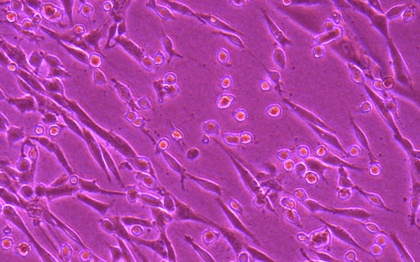
%> input picture 48Hrs/1_20x.jpg, 420 x 262 px, shrunk from 1920 x 1200 before the run
$ octave Test_3_Paper.m   (GNU Octave 9; MATLAB toolbox functions it lacks are replaced by stand-ins)
%> lines starting %> are read from the running program, lines starting %| are printed output that depends on the picture; in (x1, y1, x2, y2) boxes, pixels count from 0 and x2, y2 are one past the last pixel; in counts of white or black regions, pixels touching at a corner belong together; the program's own positions count from 1
grayImage = imread('1_20x.jpg');
%> grayImage is the input picture: size 262x420x3 uint8; mean R, G, B 176.1, 65.8, 167.9

if size(grayImage, 3) == 3
    grayImage = rgb2gray(grayImage);
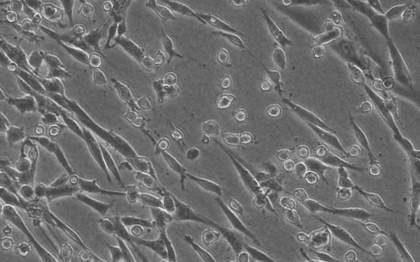
%> grayImage: size 262x420 uint8; min 58, max 227, mean 110.4
end

% Step 1: Preprocess
bw = imbinarize(grayImage);
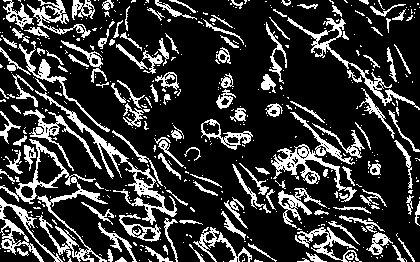
%> bw: size 262x420 logical; 21.2% white in thin lines or dots
bw = bwareaopen(bw, 50);
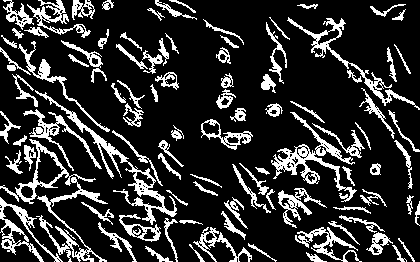
%> bw: size 262x420 logical; 18.8% white; 97 white regions, largest, box (x1, y1, x2, y2) and area: (35, 90, 177, 225) 1509, (271, 112, 357, 202) 1460, (36, 177, 108, 262) 1062
labeled = bwlabel(bw);
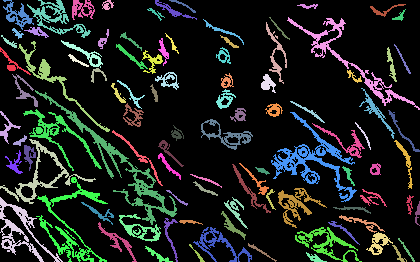
%> labeled: size 262x420 double; 98 distinct labels, from 0 to 97; one colour per label, 0 black
stats = regionprops(labeled, 'PixelList');
%> stats = 97 items

% Step 2: Extract segments and fit ellipses
L = {stats.PixelList};
%> L = 97 items
G = length(L);
%> G = 97
E = cell(G, 1);
%> E = 97 items
for k = 1:G
    E{k} = fit_ellipse(double(L{k}(:,1)), double(L{k}(:,2)));
end
%> this loop made 97 passes
%> (I in fit_ellipse, a in fit_ellipse, b in fit_ellipse, cos_phi in fit_ellipse, sin_phi in fit_ellipse, Ao in fit_ellipse, Au in fit_ellipse, Av in fit_ellipse) on passes 1 to 6: ([2; 3], [2.78e-07; 0.000333; -0.000301; -0.0232; 0.0353; -1], 0.418, 0.914, 0.406, -1, -0.00685, 0.0417), ([2; 3], [0.000147; -8.8e-05; -5.88e-05; 0.00784; 0.0155; -1], -0.202, 0.98, -0.201, -1, 0.00457, 0.0167), ([2; 3], [1.73e-05; -8.28e-06; -3.55e-05; -0.000436; 0.0122; -1], -0.0778, 0.997, -0.0777, -1, -0.00139, 0.0122), ([2; 3], [-1.45e-05; 6.7e-05; -2.44e-05; -0.0154; 0.00999; -1], 0.712, 0.757, 0.653, -1, -0.00512, 0.0176), ([2; 3], [-4.83e-06; 0.000591; -0.000672; -0.0256; 0.0522; -1], 0.362, 0.935, 0.355, -1, -0.00545, 0.0579), ([2; 3], [0.00724; 0.00192; -0.00891; -0.303; 0.236; 1], 0.0591, 0.998, 0.059, 1, -0.289, 0.253)
%> (I in fit_ellipse, a in fit_ellipse, b in fit_ellipse, cos_phi in fit_ellipse, sin_phi in fit_ellipse, Ao in fit_ellipse, Au in fit_ellipse, Av in fit_ellipse) on pass 17: ([2; 3], [2.85e-05; 3.19e-06; -2.35e-05; -0.0044; 0.0103; -1], 0.0307, 1, 0.0307, -1, -0.00409, 0.0104)

% [14 lines of commented-out code are left out]
figure;
imshow(grayImage); hold on;
title('Fitted Ellipses');

for k = 1:length(E)
    if isempty(E{k}) || ~isfield(E{k}, 'Xdata') || isempty(E{k}.Xdata)
        continue;
    end
    plot(E{k}.Xdata, E{k}.Ydata, 'r-', 'LineWidth', 1.5);  % ellipse outline
    plot(E{k}.X0, E{k}.Y0, 'b+', 'MarkerSize', 6, 'LineWidth', 1);  % ellipse center
    text(E{k}.X0, E{k}.Y0, num2str(k), 'Color', 'y', 'FontSize', 10);  % index label
end
%> this loop made 97 passes
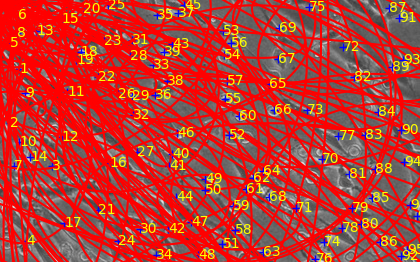
%> figure redrawn from the program's plot data; its title reads 'Fitted Ellipses'

hold off;


% --- Function Definitions Below ---

function ellipse_t = fit_ellipse(x, y)
x = x(:);
y = y(:);
D = [x.^2, x.*y, y.^2, x, y, ones(size(x))];
S = D'*D;
C = zeros(6);
C(1,3) = -2;
C(2,2) = 1;
C(3,1) = -2;

[gevec, geval] = eig(S,C);
I = find(real(diag(geval)) > 0 & ~isinf(diag(geval)));
a = real(gevec(:, I(1)));

b = 0.5 * atan2(a(2), a(1) - a(3));
cos_phi = cos(b);
sin_phi = sin(b);
Ao = a(6);
Au = a(4)*cos_phi + a(5)*sin_phi;
Av = -a(4)*sin_phi + a(5)*cos_phi;
Auu = a(1)*cos_phi^2 + a(3)*sin_phi^2 + a(2)*cos_phi*sin_phi;
Avv = a(1)*sin_phi^2 + a(3)*cos_phi^2 - a(2)*cos_phi*sin_phi;

tuCentre = -0.5 * [Au/Auu; Av/Avv];
xy = [cos_phi, sin_phi; -sin_phi, cos_phi]' * tuCentre;

ellipse_t.X0 = xy(1);
ellipse_t.Y0 = xy(2);
ellipse_t.phi = b;
ellipse_t.a = sqrt(abs(-Ao/Auu));
ellipse_t.b = sqrt(abs(-Ao/Avv));
ellipse_t.X0_in = ellipse_t.X0;
ellipse_t.Y0_in = ellipse_t.Y0;

theta = linspace(0, 2*pi, 100);
ellipse_t.Xdata = ellipse_t.X0 + ellipse_t.a * cos(theta) * cos(ellipse_t.phi) - ellipse_t.b * sin(theta) * sin(ellipse_t.phi);
ellipse_t.Ydata = ellipse_t.Y0 + ellipse_t.a * cos(theta) * sin(ellipse_t.phi) + ellipse_t.b * sin(theta) * cos(ellipse_t.phi);
end

% [63 lines left out: functions mergeEllipses, refineEllipses, not called in this run]

function isTrue = satisfies_case1(Ei, Ej, Eij)
isTrue = abs(Ei.a - Eij.a) < 5 && abs(Ej.b - Eij.b) < 5;
end

function isTrue = satisfies_case2(Ei, Ej, Eij)
isTrue = Eij.a > 100;
end

function isTrue = satisfies_case3(Ei, Ej, Eij)
isTrue = Eij.b < 5;
end

% [12 lines left out: function ellipse_fit_error, not called in this run]

$ run again, with 48Hrs/10_10x.jpg copied over 48Hrs/1_20x.jpg
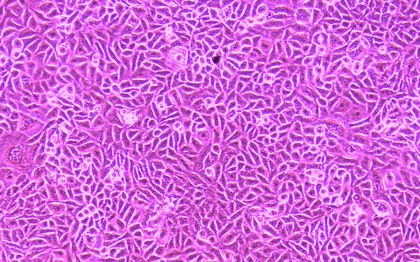
%> input picture 48Hrs/10_10x.jpg, 420 x 262 px, shrunk from 1920 x 1200 before the run
%> grayImage is the input picture: size 262x420x3 uint8; mean R, G, B 212.2, 105.8, 220.5
%> grayImage: size 262x420 uint8
%> `bw = imbinarize(grayImage);`:
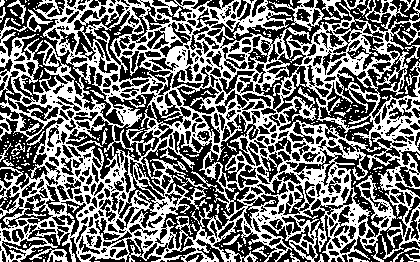
%> bw: size 262x420 logical; 44.2% white in thin lines or dots
%> stats = 11 items
%> G = 11
%> `E = cell(G, 1);`: E = {[], [], [], [], [], [], [], [], [], [], []}
%> the loop `for k = 1:G` made 11 passes
%> (I in fit_ellipse, a in fit_ellipse, b in fit_ellipse, cos_phi in fit_ellipse, sin_phi in fit_ellipse, Ao in fit_ellipse, Au in fit_ellipse, Av in fit_ellipse) on passes 1 to 4: ([2; 3], [0.00046; 2.66e-05; -0.00121; -0.201; 0.313; 1], 0.00797, 1, 0.00797, 1, -0.198, 0.315), ([1; 3], [-0.00459; 0.000965; 0.0028; 0.159; -0.0844; -1], 1.51, 0.0648, 0.998, -1, -0.0739, -0.165), ([2; 3], [2.27e-06; 6.38e-06; -1.68e-05; -0.00186; 0.00824; -1], 0.161, 0.987, 0.161, -1, -0.000518, 0.00843), ([2; 3], [-2.59e-06; -9.27e-06; -5.78e-06; 0.00345; 0.00495; -1], -0.62, 0.814, -0.581, -1, -7.18e-05, 0.00603)
%> after the loop `for k = 1:G`: E = 11 items
%> the loop `for k = 1:length(E)` made 11 passes
%> after the loop `for k = 1:length(E)`:
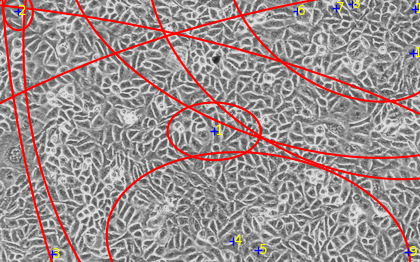
%> figure redrawn from the program's plot data; its title reads 'Fitted Ellipses'

$ run again, with 48Hrs/10_20x.jpg copied over 48Hrs/1_20x.jpg
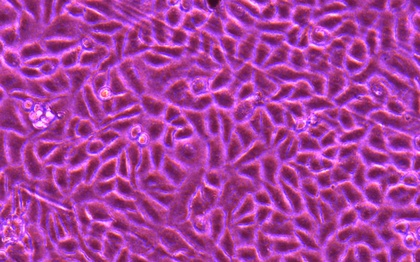
%> input picture 48Hrs/10_20x.jpg, 420 x 262 px, shrunk from 1920 x 1200 before the run
%> grayImage is the input picture: size 262x420x3 uint8; mean R, G, B 167, 61.4, 158.3
%> grayImage: size 262x420 uint8
%> `labeled = bwlabel(bw);`:
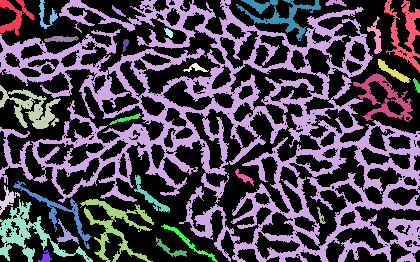
%> labeled: size 262x420 double; 29 distinct labels, from 0 to 28; one colour per label, 0 black
%> stats = 28 items
%> G = 28
%> E = 28 items
%> the loop `for k = 1:G` made 28 passes
%> (a in fit_ellipse, b in fit_ellipse, cos_phi in fit_ellipse, sin_phi in fit_ellipse, Ao in fit_ellipse, Au in fit_ellipse, Av in fit_ellipse, Auu in fit_ellipse) on passes 1 to 4: ([0.0209; 0.000642; -0.0238; -0.792; 0.814; 1], 0.00718, 1, 0.00718, 1, -0.786, 0.82, 0.0209), ([8.83e-05; 3.75e-05; -0.000249; -0.041; 0.0529; 1], 0.0552, 0.998, 0.0552, 1, -0.038, 0.0551, 8.93e-05), ([3.72e-05; 9.31e-06; -8.73e-05; -0.00341; 0.0191; -1], 0.0373, 0.999, 0.0373, -1, -0.0027, 0.0192, 3.74e-05), ([-1.63e-05; 4.88e-05; 2.39e-05; -0.00927; -0.0098; 1], 1.13, 0.426, 0.905, 1, -0.0128, 0.00421, 3.54e-05)
%> the loop `for k = 1:length(E)` made 28 passes
%> after the loop `for k = 1:length(E)`:
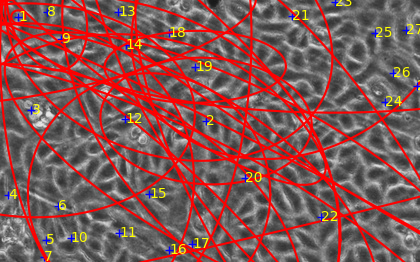
%> figure redrawn from the program's plot data; its title reads 'Fitted Ellipses'

$ run again, with 48Hrs/11_10x.jpg copied over 48Hrs/1_20x.jpg
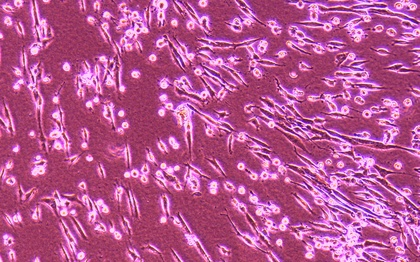
%> input picture 48Hrs/11_10x.jpg, 420 x 262 px, shrunk from 1920 x 1200 before the run
%> grayImage is the input picture: size 262x420x3 uint8; mean R, G, B 182.8, 86.3, 145.3
%> grayImage: size 262x420 uint8
%> `labeled = bwlabel(bw);`:
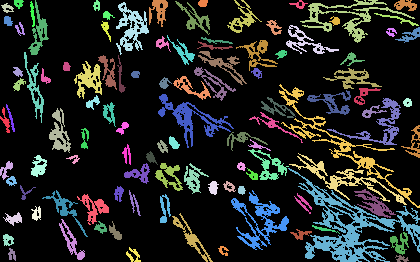
%> labeled: size 262x420 double; 107 distinct labels, from 0 to 106; one colour per label, 0 black
%> stats = 106 items
%> G = 106
%> E = 106 items
%> the loop `for k = 1:G` made 106 passes
%> (a in fit_ellipse, b in fit_ellipse, cos_phi in fit_ellipse, sin_phi in fit_ellipse, Ao in fit_ellipse, Au in fit_ellipse, Av in fit_ellipse, Auu in fit_ellipse) on passes 1, 3, 4, 6: ([0.000754; -0.000191; -6.25e-05; 0.015; 0.016; -1], -0.115, 0.993, -0.115, -1, 0.0131, 0.0176, 0.000765), ([0.0116; 0.0426; -0.0356; -0.576; 0.299; 1], 0.368, 0.933, 0.359, 1, -0.43, 0.486, 0.0198), ([8.64e-06; -1.68e-05; -1.96e-05; 0.00343; 0.00887; -1], -0.267, 0.964, -0.264, -1, 0.00096, 0.00946, 1.09e-05), ([0.00392; 0.000782; -0.00314; -0.0837; 0.127; -1], 0.0551, 0.998, 0.0551, -1, -0.0765, 0.132, 0.00394)
%> the loop `for k = 1:length(E)` made 106 passes
%> after the loop `for k = 1:length(E)`:
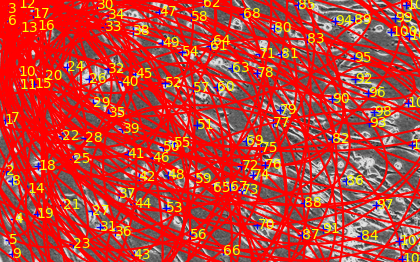
%> figure redrawn from the program's plot data; its title reads 'Fitted Ellipses'
